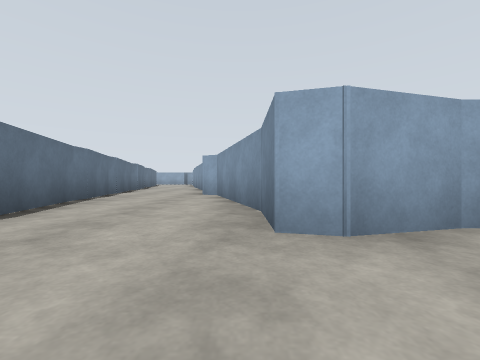
view 1 (above)

16 first-person views from a walk through a Gazebo world. The camera is 0.94 m above the floor, looks level and sees 90° across. The floor is counted in squares, 2.5 m on a side. Each view is taken from the middle of a square. On the plan, view 1 faces up. The plan holds only what a view shows up to about 9 squares ahead; the rest is blank. The place goes on beyond the plan.

view 2
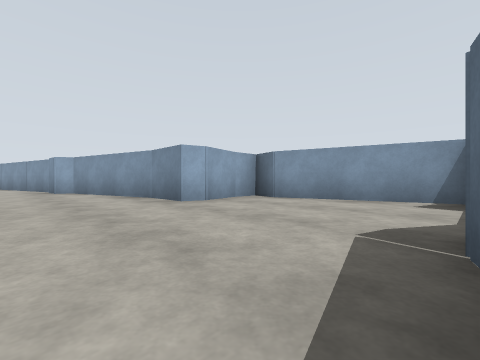

view 3
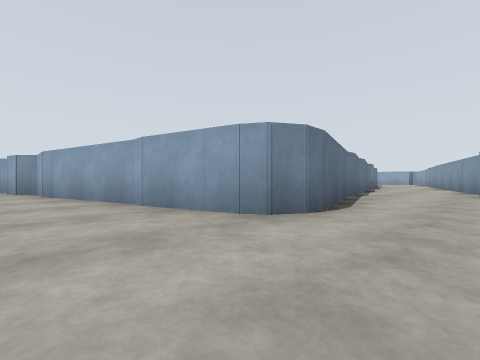

view 4
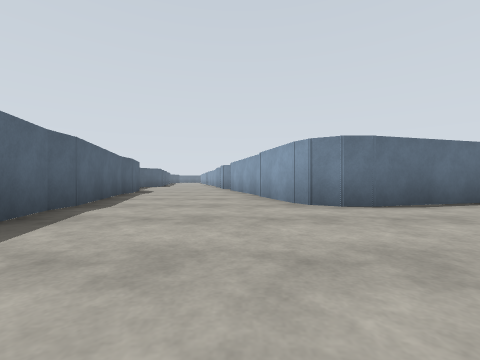

view 5
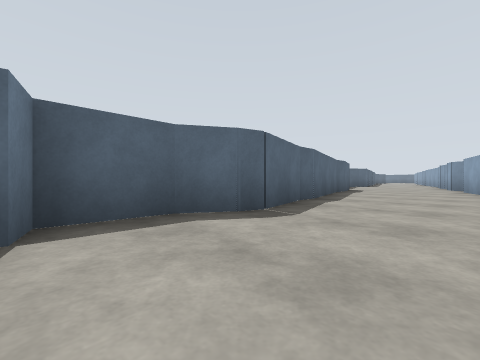

view 6
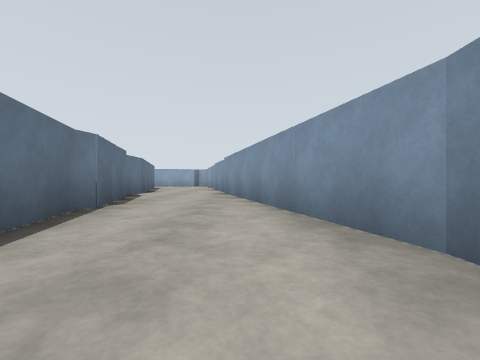

view 7
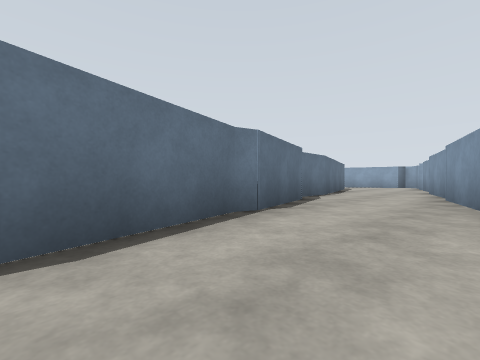

view 8
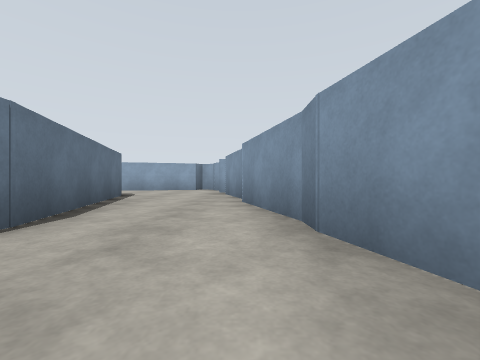

view 9
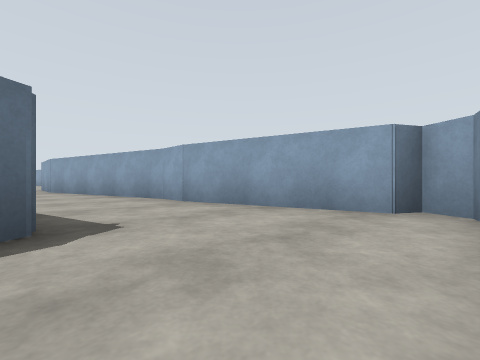

view 10
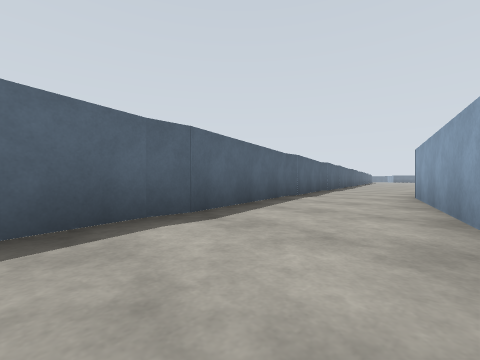

view 11
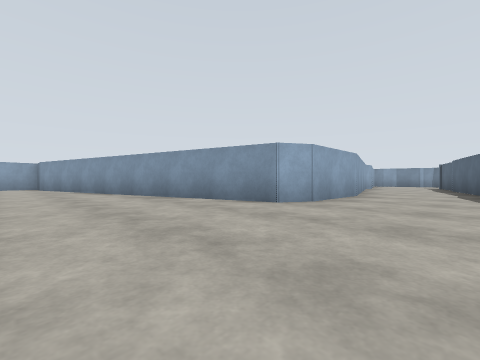

view 12
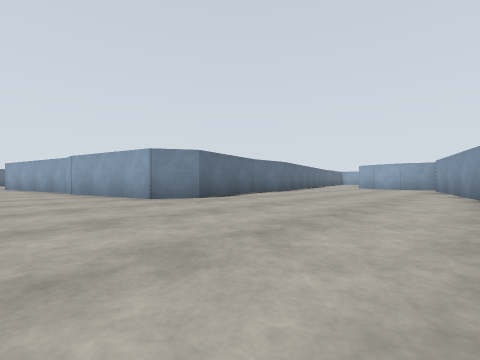

view 13
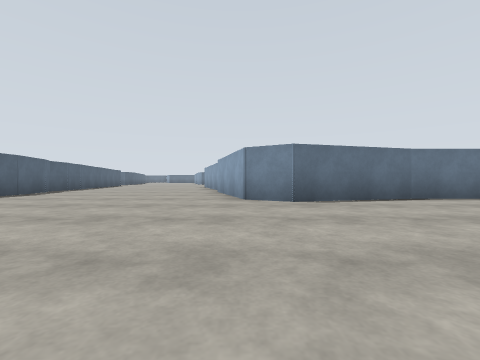

view 14
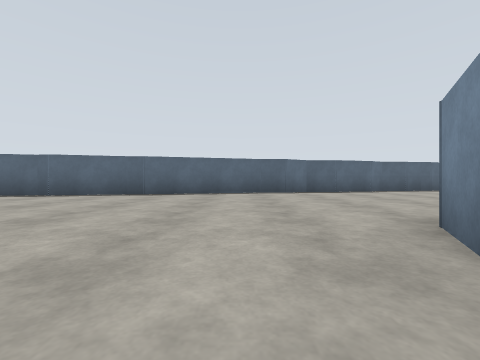

view 15
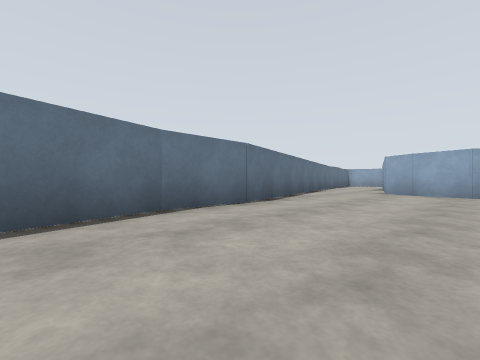

view 16
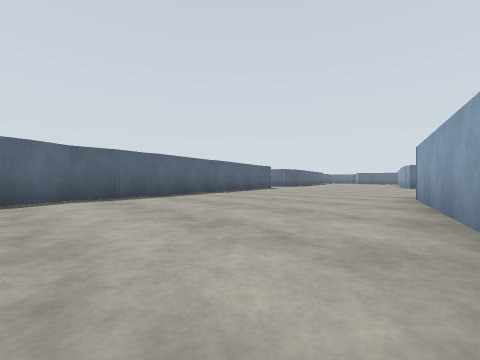

### Floor plan
Ten units are one square. View 1 is at (0, 0); x grows to the right and y downward. Boxes are objects, and circles mark ways between rooms. Rooms are numbered by the first view taken in them; rooms with no view inside come last. Other rooms are left out.
<svg viewBox="-280 -301 316 339">
<path fill="none" stroke="#000" d="M-27 -9 -79 5M-24 -20 -24 -14 -26 -10 -30 -8M-21 24 -4 19 1 21M-44 -5 -49 -5M-26 24 -19 24M-2 19 6 24 18 24 20 18M2 -29 -6 -60 -9 -62M18 -19 7 -16 3 -17 3 -29M-53 33 -24 25M-31 -49 -31 -44 -23 -16M-60 31 -54 31M31 19 22 -12 24 -19 16 -19M-34 -68 -34 -62M-9 -72 -19 -107M-42 -103 -39 -95 -40 -90 -29 -47M-9 -62 -9 -73M-48 -130 -48 -118M-24 -126 -24 -132M-52 -142 -48 -128M-44 -112 -42 -103M-19 -107 -31 -152M-175 -147 -170 -147M-150 -151 -122 -158M-130 -181 -151 -181 -157 -184 -180 -270M-218 -225 -211 -199 -216 -191 -246 -183 -253 -183M-218 -240 -218 -224M-124 -158 -116 -158M-117 -157 -84 -165M-252 -183 -275 -177M-231 -134 -221 -134 -214 -138 -206 -138 -153 -153M-244 -131 -230 -135M-183 -279 -191 -277 -202 -280M-201 -279 -208 -283M-84 -193 -131 -180M-86 -166 -80 -166M-259 -128 -249 -128 -243 -131M-81 -166 -70 -169M-76 -193 -85 -193M-264 -125 -257 -127M-267 -126 -262 -126M-275 -123 -266 -125M-233 -296 -218 -239M-58 -167 -52 -142M-47 -201 -77 -193M-40 -202 -45 -205M-37 -194 -40 -199M-29 -157 -34 -173"/>
<circle cx="-20" cy="-50" r="3" fill="#2a7"/>
<circle cx="-30" cy="-100" r="3" fill="#2a7"/>
<circle cx="-40" cy="-140" r="3" fill="#2a7"/>
<text x="-20" y="0">1</text>
<text x="-30" y="-80">2</text>
<text x="-40" y="-130">3</text>
<text x="-180" y="-190">4</text>
</svg>
Room 1 opens to room 2. Room 2 opens to room 3. Room 3 opens to room 4.

Where each view was taken, in squares from view 1:
view 1: 0 up, 0 right, facing up
view 2: 2 down, 2 left, facing up-right
view 3: 1 down, 1 left, facing up-left
view 4: 0 up, 1 right, facing left
view 5: 0 up, 2 right, facing down-left
view 6: 6 up, 2 left, facing up
view 7: 7 up, 2 left, facing up-left
view 8: 11 up, 3 left, facing up
view 9: 17 up, 4 left, facing up-left
view 10: 19 up, 7 left, facing down-left
view 11: 16 up, 19 left, facing up-right
view 12: 17 up, 17 left, facing up-left
view 13: 19 up, 17 left, facing left
view 14: 21 up, 20 left, facing down
view 15: 21 up, 19 left, facing up-left
view 16: 18 up, 24 left, facing down-left
